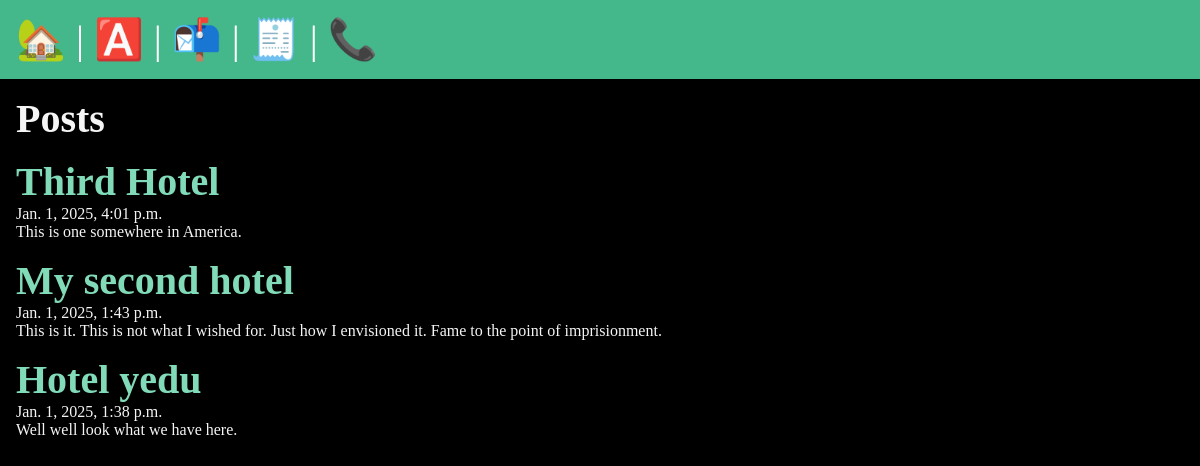
The app's page /posts/, older data.
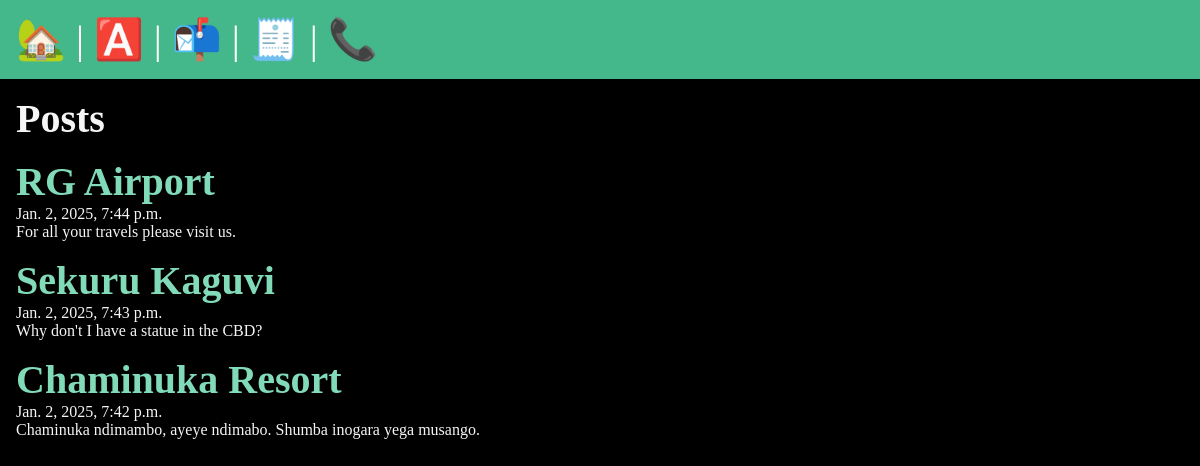
The same page, newer data.
### posts/models.py (models this page shows, shortened)
class Post(models.Model):
    title = models.CharField(max_length=100)
    body = models.TextField()
    slug = models.SlugField()
    banner = models.ImageField(default='fallback.png', blank=True)
    date = models.DateTimeField(auto_now_add=True)

### posts/views.py (the view)
# urls.py: path('', views.posts_lists, name='list'),
def posts_lists(request):
    posts = Post.objects.all().order_by('-date')
    return render(request, 'posts/posts_list.html', {'posts': posts})

### Stars/Stars/posts/templates/posts/posts_list.html (shortened to what this page needs)
{% extends 'layout.html' %}
{% block content %}
    <section>
        <h1>Posts</h1>
    {% for post in posts %}
        <article class="post">
            <h2>
                <a href="{% url 'posts:page' slug=post.slug %}">
                    {{ post.title }}
                </a>
            </h2>
            <p>{{ post.date }}</p>
            <p>{{ post.body }}</p>
        </article>
    {% endfor %}
    </section>
{% endblock content %}

### templates/layout.html (shortened to what this page needs)
<!DOCTYPE html>
{%load static%}
<html lang="en">
<head>
    <link rel="stylesheet" href="{% static 'css/style.css' %}">
</head>
<body>
    <nav>
        <a href="/"><span role="img" aria-label="Home" title="Home">🏡</span></a> |
        <a href="/about"><span role="img" aria-label="About" title="About">🅰️</span></a> |
        <a href="{% url 'posts:list' %}"><span role="img" aria-label="Posts" title="Posts">📬</span></a> |
        <a href="{% url 'users:register' %}"><span role="img" aria-label="Register" title="Register">🧾</span></a> |
        <a href="/contact"><span role="img" aria-label="Contact" title="Contact">📞</span></a>
    </nav>
    <main>
        {% block content %}
        {% endblock %}
    </main>
</body>
</html>

### static/css/style.css (style rules this page uses)
* { margin: 0; padding: 0; box-sizing: border-box; }
body { min-height: 100vh; background-color: black; color: whitesmoke; font-size: 3rem; }
nav { padding: 1rem; background-color: #44B78B; color: white; font-size: 2.5rem; }
main { padding: 1rem; }
section { display: flex; flex-flow: column; gap: 1rem; }
h1, h2 { font-size: 2.5rem; }
p { font-size: 1rem; }
a { text-decoration: none; color: #81dbb8; }

Row changes from the older to the newer data that the page shows:
removed Post: title "Third Hotel", date "Jan. 1, 2025, 4:01 p.m.", body "This is one somewhere in America."
removed Post: title "My second hotel", date "Jan. 1, 2025, 1:43 p.m.", body "This is it. This is not what I wished for. Just how I envisioned it. Fame to the point of imprisionment."
removed Post: title "Hotel yedu", date "Jan. 1, 2025, 1:38 p.m.", body "Well well look what we have here."
added Post: title "RG Airport", date "Jan. 2, 2025, 7:44 p.m.", body "For all your travels please visit us."
added Post: title "Sekuru Kaguvi", date "Jan. 2, 2025, 7:43 p.m.", body "Why don't I have a statue in the CBD?"
added Post: title "Chaminuka Resort", date "Jan. 2, 2025, 7:42 p.m.", body "Chaminuka ndimambo, ayeye ndimabo. Shumba inogara yega musango."
